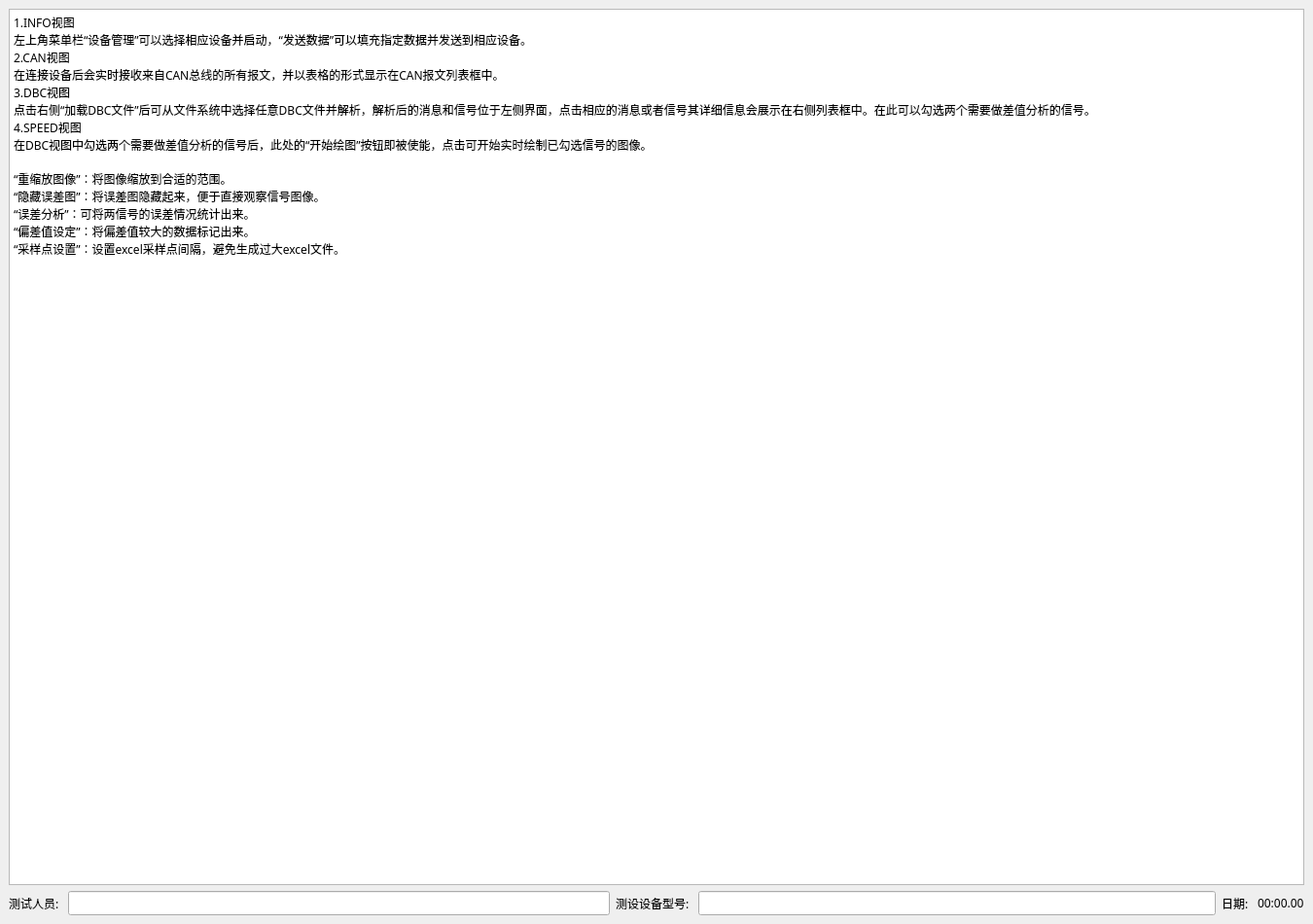
<?xml version="1.0" encoding="UTF-8"?>
<ui version="4.0">
 <class>InfoDockWidget</class>
 <widget class="QDockWidget" name="InfoDockWidget">
  <property name="geometry">
   <rect>
    <x>0</x>
    <y>0</y>
    <width>1350</width>
    <height>950</height>
   </rect>
  </property>
  <property name="minimumSize">
   <size>
    <width>1350</width>
    <height>850</height>
   </size>
  </property>
  <property name="font">
   <font>
    <family>黑体</family>
    <pointsize>9</pointsize>
    <italic>false</italic>
    <bold>false</bold>
   </font>
  </property>
  <property name="styleSheet">
   <string notr="true">font: 9pt &quot;黑体&quot;;</string>
  </property>
  <property name="windowTitle">
   <string>测试相关信息</string>
  </property>
  <widget class="QWidget" name="dockWidgetContents">
   <layout class="QGridLayout" name="gridLayout">
    <item row="0" column="0" colspan="3">
     <widget class="QPlainTextEdit" name="plainTextEdit">
      <property name="readOnly">
       <bool>true</bool>
      </property>
      <property name="plainText">
       <string>1.INFO视图
左上角菜单栏“设备管理”可以选择相应设备并启动，“发送数据”可以填充指定数据并发送到相应设备。
2.CAN视图
在连接设备后会实时接收来自CAN总线的所有报文，并以表格的形式显示在CAN报文列表框中。
3.DBC视图
点击右侧“加载DBC文件”后可从文件系统中选择任意DBC文件并解析，解析后的消息和信号位于左侧界面，点击相应的消息或者信号其详细信息会展示在右侧列表框中。在此可以勾选两个需要做差值分析的信号。
4.SPEED视图
在DBC视图中勾选两个需要做差值分析的信号后，此处的“开始绘图”按钮即被使能，点击可开始实时绘制已勾选信号的图像。

“重缩放图像”：将图像缩放到合适的范围。
“隐藏误差图”：将误差图隐藏起来，便于直接观察信号图像。
“误差分析”：可将两信号的误差情况统计出来。
“偏差值设定”：将偏差值较大的数据标记出来。
“采样点设置”：设置excel采样点间隔，避免生成过大excel文件。</string>
      </property>
     </widget>
    </item>
    <item row="1" column="0">
     <layout class="QHBoxLayout" name="horizontalLayout_2">
      <item>
       <widget class="QLabel" name="label">
        <property name="font">
         <font>
          <family>黑体</family>
          <pointsize>9</pointsize>
          <italic>false</italic>
          <bold>false</bold>
         </font>
        </property>
        <property name="text">
         <string>测试人员: </string>
        </property>
       </widget>
      </item>
      <item>
       <widget class="QtMaterialTextField" name="editTester">
        <property name="font">
         <font>
          <family>黑体</family>
          <pointsize>9</pointsize>
          <italic>false</italic>
          <bold>false</bold>
         </font>
        </property>
       </widget>
      </item>
     </layout>
    </item>
    <item row="1" column="1">
     <layout class="QHBoxLayout" name="horizontalLayout_3">
      <item>
       <widget class="QLabel" name="label_2">
        <property name="font">
         <font>
          <family>黑体</family>
          <pointsize>9</pointsize>
          <italic>false</italic>
          <bold>false</bold>
         </font>
        </property>
        <property name="text">
         <string>测设设备型号: </string>
        </property>
       </widget>
      </item>
      <item>
       <widget class="QtMaterialTextField" name="editDeviceName">
        <property name="font">
         <font>
          <family>黑体</family>
          <pointsize>9</pointsize>
          <italic>false</italic>
          <bold>false</bold>
         </font>
        </property>
       </widget>
      </item>
     </layout>
    </item>
    <item row="1" column="2">
     <layout class="QHBoxLayout" name="horizontalLayout">
      <item>
       <widget class="QLabel" name="label_3">
        <property name="font">
         <font>
          <family>黑体</family>
          <pointsize>9</pointsize>
          <italic>false</italic>
          <bold>false</bold>
         </font>
        </property>
        <property name="text">
         <string>日期: </string>
        </property>
       </widget>
      </item>
      <item>
       <widget class="QLabel" name="labTime">
        <property name="font">
         <font>
          <family>黑体</family>
          <pointsize>9</pointsize>
          <italic>false</italic>
          <bold>false</bold>
         </font>
        </property>
        <property name="text">
         <string>00:00.00</string>
        </property>
       </widget>
      </item>
     </layout>
    </item>
   </layout>
  </widget>
 </widget>
 <customwidgets>
  <customwidget>
   <class>QtMaterialTextField</class>
   <extends>QLineEdit</extends>
   <header>qtmaterialtextfield.h</header>
  </customwidget>
 </customwidgets>
 <resources/>
 <connections/>
</ui>
